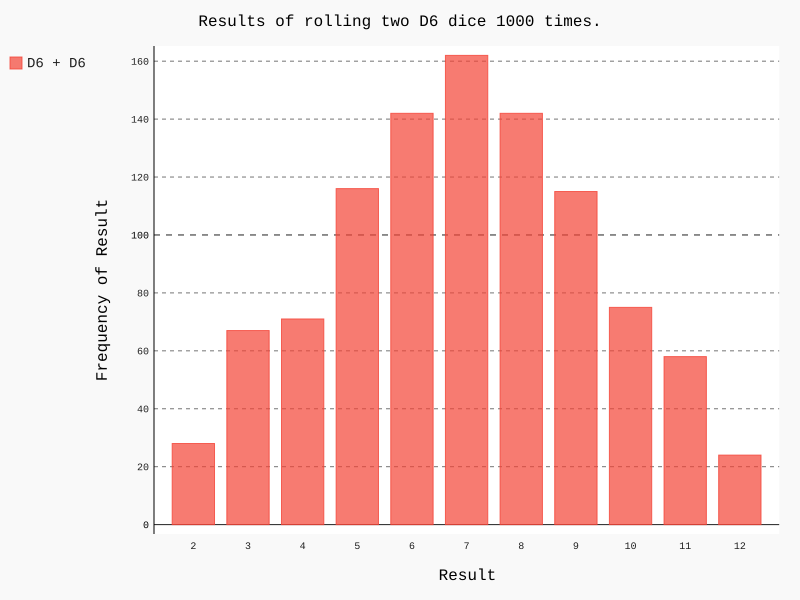

The script that drew this image:
from die import Die
import pygal

die_1 = Die()
die_2 = Die()

results = []
for roll_num in range(1000):
	result = die_1.roll() + die_2.roll()
	results.append(result)

# 分析结果
frequencies = []
max_result = die_1.num_sides + die_2.num_sides
for value in range(2, max_result+1):
	frequency = results.count(value)
	frequencies.append(frequency)

# 对结果进行可视化
hist = pygal.Bar()

hist.title = 'Results of rolling two D6 dice 1000 times.'
hist.x_labels = ['2', '3', '4', '5', '6', '7', '8', '9',
'10', '11', '12']
hist.x_title = 'Result'
hist.y_title = 'Frequency of Result'

hist.add('D6 + D6', frequencies)
hist.render_to_file('dice_visual.svg')
